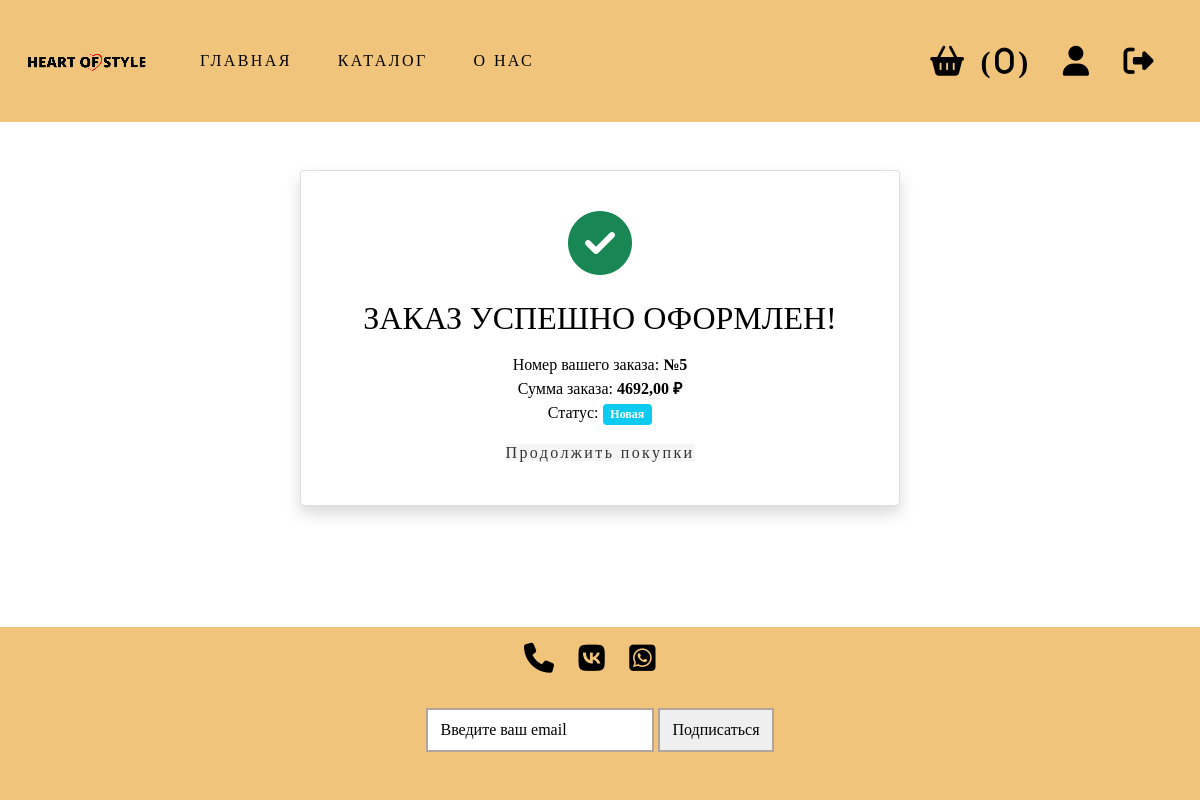
The app's page /order_success/5/ (signed in) with its own data.
### backend/general/models.py (models this page shows, shortened)
class Cart(models.Model):
    user = models.OneToOneField(User, on_delete=models.CASCADE)
    created_at = models.DateTimeField(auto_now_add=True)
    updated_at = models.DateTimeField(auto_now=True)
    @property
    def total_items(self):
        return self.items.count()

class Order(models.Model):
    TYPE_PAYMENT_CHOICES = [
        ("0", "Банковская карта "),
        ("1", "Наличные"),
    ]
    STATUS_CHOICES = [
        ("0", "Новая"),
        ("1", "В Обработке"),
        ("2", "Принята"),
        ("3", "Завершена"),
        ("4", "Отменена"),
    ]
    user = models.ForeignKey(
        User,
        on_delete=models.CASCADE
    )
    address = models.ForeignKey(
        PickupPoint,
        on_delete=models.SET_NULL,
        null=True,
        blank=False
    )
    type_payment = models.CharField(max_length=1, choices=TYPE_PAYMENT_CHOICES)
    status = models.CharField(max_length=1, choices=STATUS_CHOICES, default='0')
    date_at = models.DateTimeField(auto_now_add=True, verbose_name='Дата создания')
    product = models.ManyToManyField(
        Product,
        related_name='orders'
    )
    cancel_reason = models.CharField(max_length=200, null=True, blank=True)
    @property
    def total_price(self):
        return sum(item.total_price for item in self.items.all())

class OrderItem(models.Model):
    order = models.ForeignKey(Order, on_delete=models.CASCADE, related_name='items')
    product = models.ForeignKey(Product, on_delete=models.CASCADE)
    quantity = models.PositiveIntegerField(default=1)
    price = models.DecimalField(max_digits=10, decimal_places=2)  # цена на момент заказа
    color = models.ForeignKey(Color, on_delete=models.SET_NULL, null=True, blank=True)
    size = models.ForeignKey(Size, on_delete=models.SET_NULL, null=True, blank=True)
    @property
    def total_price(self):
        return self.quantity * self.price

### backend/general/views.py (the view)
# urls.py: path('order_success/<int:order_id>/', order_success, name='order_success'),
def order_success(request, order_id):
    if request.user.is_superuser:
        return redirect('admin_order')
    if not request.user.is_authenticated:
        return redirect('index')
    order = get_object_or_404(Order, id=order_id, user=request.user)
    return render(request, "order_success.html", {"order": order})

### frontend/templates/order_success.html (shortened to what this page needs)
{% extends 'base.html' %}
{% load static %}
{% block content %}
<div class="d-flex justify-content-center align-items-center mt-5">
    <div class="card shadow p-4 w-100" style="max-width: 600px;">
        <div class="card-body text-center">
            <div class="mb-4">
                <i class="fas fa-check-circle text-success" style="font-size: 4rem;"></i>
            </div>
            <h2 class="mb-3">Заказ успешно оформлен!</h2>
            <div class="mb-3">
                <p>Номер вашего заказа: <strong>№{{ order.id }}</strong></p>
                <p>Сумма заказа: <strong>{{ order.total_price }} ₽</strong></p>
                <p>Статус: <span class="badge bg-info">{{ order.get_status_display }}</span></p>
            </div>
            <a href="{% url 'catalog' %}" class="continue-shopping">
                Продолжить покупки
            </a>
        </div>
    </div>
</div>
{% endblock %}

### frontend/templates/base.html (shortened to what this page needs)
{% load static %}
<!DOCTYPE html>
<html lang="en">
<head>
    <link rel="stylesheet" href="{% static 'my_css/font_awesome.css' %}">
    <link rel="stylesheet" href="{% static 'bootstrap.min.css' %}">
    <link rel="stylesheet" href="{% static 'my_css/style.css' %}">
</head>
<body class="d-flex flex-column min-vh-100">
    <nav class="navbar navbar-expand-lg bg-body-tertiary">
        <div class="container-fluid">
            <img src="{% static 'img/logo.png' %}" alt="Логотип" class="logo">
            {% if not user.is_superuser %}
            <div class="collapse navbar-collapse" id="navbarSupportedContent">
                <ul class="navbar-nav me-auto mb-2 mb-lg-0">
                    <li class="nav-item">
                        <a class="nav-link active" href="{% url 'index' %}">Главная</a>
                    </li>
                    <li class="nav-item">
                        <a class="nav-link active" href="{% url 'catalog' %}">Каталог</a>
                    </li>
                    <li class="nav-item">
                        <a class="nav-link active" href="{%url 'about'%}">О нас</a>
                    </li>
                </ul>
                {% endif %}
                <form class="d-flex" role="search">
                    {% if not user.is_authenticated %}
                        <a class="fa-solid fa-right-to-bracket fa active" href="{% url 'login' %}" title="Войти"></a>
                    {% else %}
                        {% if user.is_superuser %}
                            <a class="fa-solid fa-book fa active" href="{% url 'admin_order' %}" title="Заказы (админ)"></a>
                        {% else %}
                            <a href="{% url 'cart' %}" class="fa-solid fa-basket-shopping fa active" title="Корзина">
                                (<span class="cart-counter">{{ request.user.cart.total_items|default:0 }}</span>)
                            </a>
                            <a class="fa-solid fa-user fa active" href="{% url 'profile' %}" title="Профиль"></a>
                        {% endif %}
                        <a class="fa-solid fa-right-from-bracket fa active" href="{% url 'logout' %}" title="Выйти"></a>
                    {% endif %}
                </form>
            </div>
        </div>
    </nav>
    <div class="container flex-grow-1">
        {% block content %}{% endblock %}
    </div>
    <footer class="text-center py-3">
        <div class="footer center">
            <a href="#" class="me-3 fa-solid fa-phone fa active" title="Позвонить"></a>
            <a href="#" class="me-3 fa-brands fa-vk fa active" title="VK"></a>
            <a href="#" class="me-3 fa-brands fa-square-whatsapp fa active" title="WhatsApp"></a>
        </div>
        <form>
            <input type="email" placeholder="Введите ваш email">
            <button type="submit">Подписаться</button>
        </form>
    </footer>
</body>
</html>

### frontend/static/my_css/style.css (style rules this page uses)
:root { --two-color: #B1A59C; --main-color: rgb(240, 197, 123); --main-font: "Playfair Display" }
html, body { font-family: "Alegreya Sans"; color: black; font-size: 16px; margin: 0; padding: 0; width: 100%; min-height: 100vh; }
h1, h2, h3, h4, h5, h6 { padding: 0; margin: 0; text-transform: uppercase; }
ul, li { display: block; text-transform: uppercase; }
P { margin-bottom: 0px; }
a.active, a, a:hover, a:visited, a.active:visited { color: black; text-decoration: none; letter-spacing: 0.15em; transition: transform 0.2s; }
footer { position: relative; bottom: 0; right: 0; left: 0; }
.navbar { width: 100%; position: fixed; z-index: 200; height: 122px; }
.navbar, footer { background-color: var(--main-color) ; }
img.logo { margin-bottom: 36px; margin-right: 30px; }
.fa { font-size: 30px; }
a.active { margin-right: 30px; }
.fa-solid { transition: transform 0.2s; }
.container { width: 100%; max-width: 100%; padding: 0; margin: 0; padding-top: 122px; }
.footer.center { margin-bottom: 20px; }
form input[type="email"], form button[type="submit"] { border: 2px solid var(--two-color); padding: 8px 12px; }
input::placeholder { color: black; }
.card { height: auto; width: 400px; display: grid; align-content: space-evenly; justify-items: center; transition: box-shadow .3s; }
form { margin: 2em 0; }
a, a:hover, a:visited { color: black; text-decoration: none; transition: transform 0.2s; }
.continue-shopping { text-decoration: none; font-size: 16px; }
.continue-shopping { background: #f5f5f5; color: #333; }

### records on screen
Order: id "5", total_price "4692,00", status "Новая"

### other values on screen
{{ request.user.cart.total_items|default:0 }} "0"
